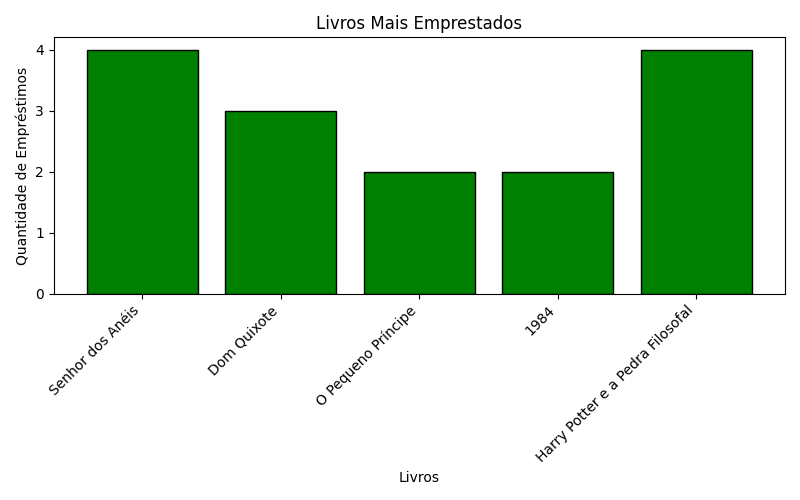

Write the Python code that produced this figure.
import matplotlib.pyplot as plt
from matplotlib.ticker import MaxNLocator  

def gerar_grafico_livros(biblioteca):
    if not biblioteca.livros:
        print("Nenhum livro cadastrado para gerar gráfico.")
        return
    
    titulos = [livro.titulo for livro in biblioteca.livros.values()]
    emprestimos = [livro.quantidadeDeEmprestimos for livro in biblioteca.livros.values()]

    if all(qtd == 0 for qtd in emprestimos):
        print("Nenhum livro foi emprestado ainda.")
        return

    plt.figure(figsize=(8, 5))
    plt.bar(titulos, emprestimos, color="green", edgecolor="black")
    plt.xlabel("Livros")
    plt.ylabel("Quantidade de Empréstimos")
    plt.title("Livros Mais Emprestados")
    plt.xticks(rotation=45, ha="right")

    
    plt.gca().yaxis.set_major_locator(MaxNLocator(integer=True))

    plt.tight_layout()
    plt.savefig('grafico.png')
    plt.show()
